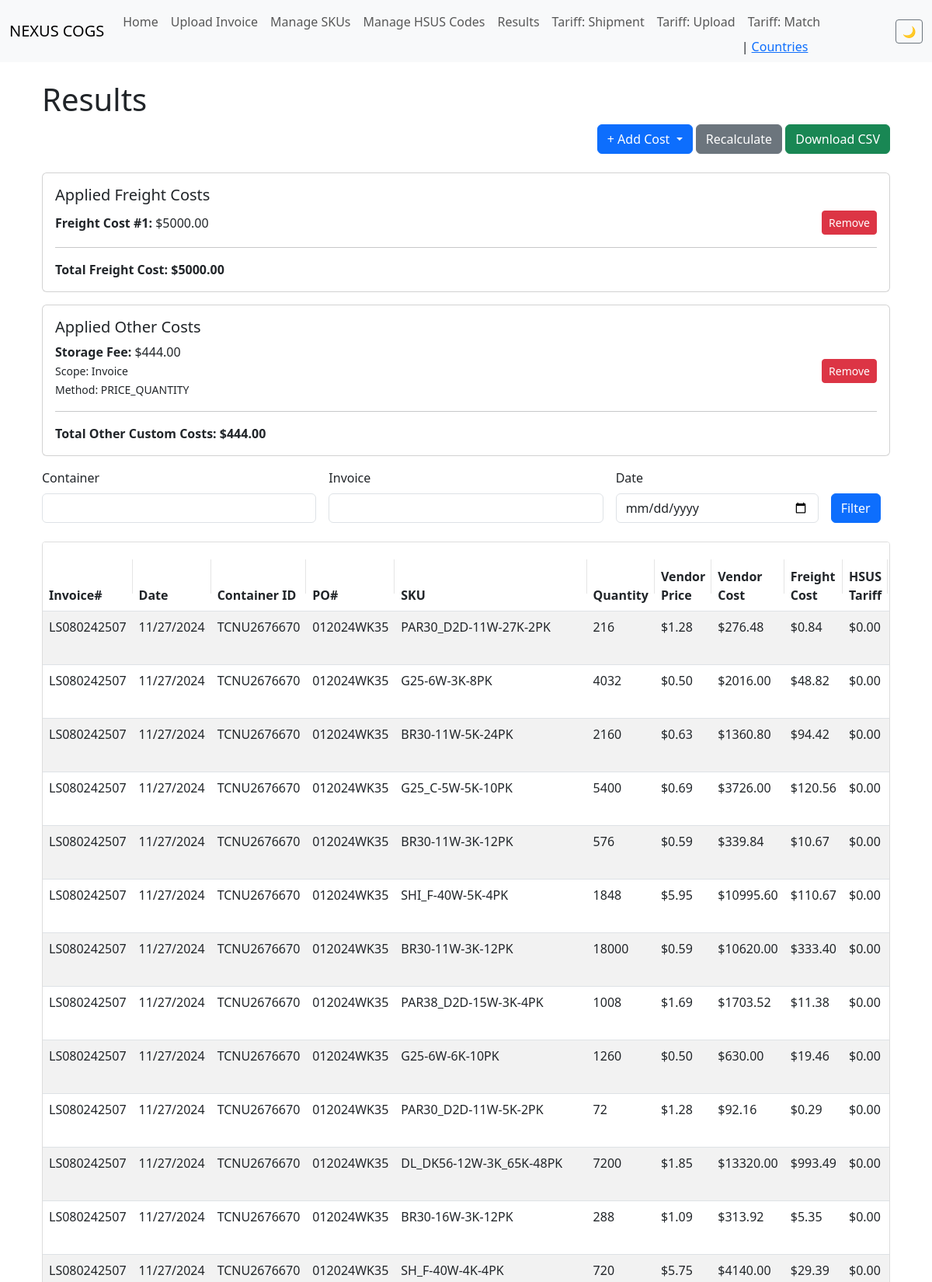
The page /legacy/results/ (signed in, upper part) on the database its author committed.
### cogs/models.py (models this page shows, shortened)
class CostPool(models.Model):
    class Scope(models.TextChoices):
        INVOICE = 'INVOICE', 'Invoice'
        CONTAINER = 'CONTAINER', 'Container'
    class Method(models.TextChoices):
        PRICE = 'PRICE', 'Price'
        VOLUME = 'VOLUME', 'Volume'
        QUANTITY = 'QUANTITY', 'Quantity'
    name = models.CharField(max_length=255)
    scope = models.CharField(max_length=10, choices=Scope.choices)
    method = models.CharField(max_length=10, choices=Method.choices)
    amount_total = models.DecimalField(max_digits=10, decimal_places=2)
    container = models.ForeignKey(Container, on_delete=models.CASCADE, blank=True, null=True)
    invoice = models.ForeignKey(Invoice, on_delete=models.CASCADE, blank=True, null=True)
    auto_compute = models.BooleanField(default=False, help_text="True for system pools like HSUS tariff")

class InvoiceLine(models.Model):
    invoice = models.ForeignKey(Invoice, on_delete=models.CASCADE, related_name='lines')
    sku = models.ForeignKey(SKU, on_delete=models.PROTECT)
    quantity = models.IntegerField()
    price_vendor = models.DecimalField(max_digits=10, decimal_places=2, help_text="Price per unit")
    total_vendor = models.DecimalField(max_digits=10, decimal_places=2, help_text="Denormalized from CSV for validation")
    unit_volume_cc = models.FloatField(help_text="Volume per unit in cubic centimeters")

class Invoice(models.Model):
    invoice_number = models.CharField(max_length=100)
    invoice_date = models.DateField()
    container = models.ForeignKey(Container, on_delete=models.SET_NULL, blank=True, null=True)
    po_number = models.CharField(max_length=100)
    currency = models.CharField(max_length=3, default="USD")
    apply_db_hsus_rate = models.BooleanField(default=True, help_text="If False, manual HSUS rate will be used for this invoice.")
    manual_hsus_rate_pct = models.DecimalField(max_digits=5, decimal_places=2, blank=True, null=True, help_text="Manual HSUS rate for this invoice (e.g. 3.5 for 3.5%). Used if 'Apply DB HSUS Rate' is False.")

class Container(models.Model):
    container_id = models.CharField(max_length=100, unique=True)
    notes = models.TextField(blank=True, null=True)

class SKU(models.Model):
    sku = models.CharField(max_length=100, unique=True)
    name = models.CharField(max_length=255, blank=True, null=True)
    hsus_code = models.ForeignKey(HSUSCode, on_delete=models.SET_NULL, blank=True, null=True)
    hsus_rate_pct = models.DecimalField(max_digits=5, decimal_places=2, blank=True, null=True, help_text="Overrides HSUSCode rate if present")

class AllocatedCost(models.Model):
    cost_pool = models.ForeignKey(CostPool, on_delete=models.CASCADE)
    invoice_line = models.ForeignKey(InvoiceLine, on_delete=models.CASCADE)
    amount_allocated = models.DecimalField(max_digits=10, decimal_places=2)

### cogs/views.py (the view)
# urls.py: path('results/', views.results, name='results'),
@login_required
def results(request):
    lines = InvoiceLine.objects.all().select_related('invoice', 'sku').prefetch_related('allocatedcost_set__cost_pool')
    container_filter = request.GET.get('container')
    invoice_filter = request.GET.get('invoice')
    date_filter = request.GET.get('date')
    if container_filter:
        lines = lines.filter(invoice__container__container_id=container_filter)
    if invoice_filter:
        lines = lines.filter(invoice__invoice_number=invoice_filter)
    if date_filter:
        lines = lines.filter(invoice__invoice_date=date_filter)
    other_cost_pool_names = CostPool.objects.exclude(name__in=['Freight Cost', 'HSUS Tariff']).values_list('name', flat=True).distinct()
    results_data = []
    for line in lines:
        vendor_cost = line.price_vendor * line.quantity
        freight_cost = line.allocatedcost_set.filter(cost_pool__name='Freight Cost').first()
        freight_cost_amount = freight_cost.amount_allocated if freight_cost else 0
        hsus_tariff = line.allocatedcost_set.filter(cost_pool__name='HSUS Tariff').first()
        hsus_tariff_amount = hsus_tariff.amount_allocated if hsus_tariff else 0
        other_cost_allocations = {}
        current_line_other_costs_total = Decimal(0)
        for allocated_cost in line.allocatedcost_set.all():
            if allocated_cost.cost_pool.name not in ['Freight Cost', 'HSUS Tariff']:
                other_cost_allocations[allocated_cost.cost_pool.name] = allocated_cost.amount_allocated
                current_line_other_costs_total += allocated_cost.amount_allocated
        total_cost = vendor_cost + freight_cost_amount + hsus_tariff_amount + current_line_other_costs_total
        unit_total_cost = (total_cost / line.quantity).quantize(Decimal('0.01')) if line.quantity > 0 else Decimal(0)
        results_data.append({
            'line': line,
            'vendor_cost': vendor_cost,
            'freight_cost': freight_cost_amount,
            'hsus_tariff': hsus_tariff_amount,
            'other_cost_allocations': other_cost_allocations, # New: detailed other costs
            'total_cost': total_cost,
            'unit_total_cost': unit_total_cost,
        })
    freight_costs = CostPool.objects.filter(name='Freight Cost')
    total_freight_cost = sum(cost.amount_total for cost in freight_costs)
    other_custom_costs = CostPool.objects.exclude(name__in=['Freight Cost', 'HSUS Tariff'])
    total_other_custom_costs = sum(cost.amount_total for cost in other_custom_costs)
    return render(request, 'results.html', {
        'results_data': results_data,
        'freight_costs': freight_costs,
        'total_freight_cost': total_freight_cost,
        'other_custom_costs': other_custom_costs, # Keep for the summary card
        'total_other_custom_costs': total_other_custom_costs, # Keep for the summary card
        'other_cost_pool_names': other_cost_pool_names, # New: for dynamic columns
    })

### cogs/templatetags/cogs_extras.py (called while the page is built)
@register.filter
def get_item(dictionary, key):
    return dictionary.get(key)

### templates/results.html (shortened to what this page needs)
{% extends 'base.html' %}
{% load cogs_extras %}
{% block content %}
<div class="container-fluid">
    <h1>Results</h1>
    <div class="d-flex justify-content-between align-items-center mb-4">
    <div>
<div class="dropdown" style="display: inline-block;">
    <button class="btn btn-primary dropdown-toggle" type="button" id="addCostDropdown" data-bs-toggle="dropdown" aria-expanded="false">
        + Add Cost
    </button>
</div>
        <a href="{% url 'recalculate_costs' %}" class="btn btn-secondary">Recalculate</a>
        <a href="#" class="btn btn-success">Download CSV</a>
    </div>
</div>
{% if freight_costs %}
<div class="card mb-3">
    <div class="card-body">
        <h5 class="card-title">Applied Freight Costs</h5>
        {% for cost in freight_costs %}
        <div class="d-flex justify-content-between align-items-center mb-2">
            <div>
                <strong>Freight Cost #{{ forloop.counter }}:</strong> ${{ cost.amount_total|floatformat:2 }}
            </div>
            <form method="post" action="/delete-cost-pool/{{ cost.id }}/" style="display:inline;">
                <button type="submit" class="btn btn-sm btn-danger" onclick="return confirm('Delete this freight cost?')">Remove</button>
            </form>
        </div>
        {% endfor %}
        <hr>
        <strong>Total Freight Cost: ${{ total_freight_cost|floatformat:2 }}</strong>
    </div>
</div>
{% endif %}
{% if other_custom_costs %}
<div class="card mb-3">
    <div class="card-body">
        <h5 class="card-title">Applied Other Costs</h5>
        {% for cost in other_custom_costs %}
        <div class="d-flex justify-content-between align-items-center mb-2">
            <div>
                <strong>{{ cost.name }}:</strong> ${{ cost.amount_total|floatformat:2 }}
                <br><small>Scope: {{ cost.get_scope_display }}</small>
                <br><small>Method: {{ cost.get_method_display }}</small>
            </div>
            <form method="post" action="/delete-cost-pool/{{ cost.id }}/" style="display:inline;">
                <button type="submit" class="btn btn-sm btn-danger" onclick="return confirm('Delete this custom cost?')">Remove</button>
            </form>
        </div>
        {% endfor %}
        <hr>
        <strong>Total Other Custom Costs: ${{ total_other_custom_costs|floatformat:2 }}</strong>
    </div>
</div>
{% endif %}
<form method="get" class="row g-3 mb-4">
    <div class="col-md-4">
        <label for="container" class="form-label">Container</label>
        <input type="text" class="form-control" name="container" id="container" value="{{ request.GET.container }}">
    </div>
    <div class="col-md-4">
        <label for="invoice" class="form-label">Invoice</label>
        <input type="text" class="form-control" name="invoice" id="invoice" value="{{ request.GET.invoice }}">
    </div>
    <div class="col-md-3">
        <label for="date" class="form-label">Date</label>
        <input type="date" class="form-control" name="date" id="date" value="{{ request.GET.date }}">
    </div>
    <div class="col-md-1 d-flex align-items-end">
        <button class="btn btn-primary" type="submit">Filter</button>
    </div>
</form>
<div class="results-table-container">
    <table class="table table-striped table-hover results-table" id="resultsTable">
        <thead>
            <tr>
                <th class="nowrap">Invoice#<div class="resizer"></div></th>
                <th class="date-column">Date<div class="resizer"></div></th>
                <th class="nowrap">Container ID<div class="resizer"></div></th>
                <th class="nowrap">PO#<div class="resizer"></div></th>
                <th class="sku-column">SKU<div class="resizer"></div></th>
                <th>Quantity<div class="resizer"></div></th>
                <th>Vendor Price<div class="resizer"></div></th>
                <th>Vendor Cost<div class="resizer"></div></th>
                <th>Freight Cost<div class="resizer"></div></th>
                <th>HSUS Tariff<div class="resizer"></div></th>
                {% for cost_name in other_cost_pool_names %}
                <th>{{ cost_name }}<div class="resizer"></div></th>
                {% endfor %}
            </tr>
        </thead>
        <tbody>
            {% for result in results_data %}
            <tr>
                <td class="nowrap">{{ result.line.invoice.invoice_number }}</td>
                <td class="date-column">{{ result.line.invoice.invoice_date|date:"m/d/Y" }}</td>
                <td class="nowrap">{{ result.line.invoice.container.container_id }}</td>
                <td class="nowrap">{{ result.line.invoice.po_number }}</td>
                <td class="sku-column" title="{{ result.line.sku.sku }}">{{ result.line.sku.sku }}</td>
                <td>{{ result.line.quantity }}</td>
                <td>${{ result.line.price_vendor|floatformat:2 }}</td>
                <td>${{ result.vendor_cost|floatformat:2 }}</td>
                <td>${{ result.freight_cost|floatformat:2 }}</td>
                <td>${{ result.hsus_tariff|floatformat:2 }}</td>
                {% for cost_name in other_cost_pool_names %}
                <td>${{ result.other_cost_allocations|get_item:cost_name|floatformat:2 }}</td>
                {% endfor %}
            </tr>
            {% endfor %}
        </tbody>
    </table>
</div>
</div>
{% endblock %}

### templates/base.html (style rules this page uses)
* { transition: background-color 0.3s ease, color 0.3s ease, border-color 0.3s ease; }
.results-table-container { width: 100%; overflow: auto; max-height: 75vh; border: 1px solid #ddd; border-radius: 4px; }
.results-table { width: 100%; }
.results-table thead th { position: sticky; top: 0; z-index: 10; background: white; }
.results-table td.nowrap, .results-table th.nowrap { white-space: nowrap; overflow: hidden; text-overflow: ellipsis; }
.sku-column { min-width: 150px; max-width: 250px; white-space: nowrap; overflow: hidden; text-overflow: ellipsis; }
.date-column { white-space: nowrap; min-width: 100px; }
.results-table th { position: relative; border-right: none !important; }

### rows shown on the page
CostPool: amount_total "5000.00"
CostPool: name "Storage Fee", amount_total "444.00", scope "Invoice", method "PRICE_QUANTITY"
InvoiceLine: line.invoice.invoice_number "LS080242507", line.invoice.invoice_date "11/27/2024", line.invoice.container.container_id "TCNU2676670", line.invoice.po_number "012024WK35", line.sku.sku "PAR30_D2D-11W-27K-2PK", line.quantity "216", line.price_vendor "1.28", vendor_cost "276.48", freight_cost "0.84", hsus_tariff "0.00"
InvoiceLine: line.invoice.invoice_number "LS080242507", line.invoice.invoice_date "11/27/2024", line.invoice.container.container_id "TCNU2676670", line.invoice.po_number "012024WK35", line.sku.sku "G25-6W-3K-8PK", line.quantity "4032", line.price_vendor "0.50", vendor_cost "2016.00", freight_cost "48.82", hsus_tariff "0.00"
InvoiceLine: line.invoice.invoice_number "LS080242507", line.invoice.invoice_date "11/27/2024", line.invoice.container.container_id "TCNU2676670", line.invoice.po_number "012024WK35", line.sku.sku "BR30-11W-5K-24PK", line.quantity "2160", line.price_vendor "0.63", vendor_cost "1360.80", freight_cost "94.42", hsus_tariff "0.00"
InvoiceLine: line.invoice.invoice_number "LS080242507", line.invoice.invoice_date "11/27/2024", line.invoice.container.container_id "TCNU2676670", line.invoice.po_number "012024WK35", line.sku.sku "G25_C-5W-5K-10PK", line.quantity "5400", line.price_vendor "0.69", vendor_cost "3726.00", freight_cost "120.56", hsus_tariff "0.00"
InvoiceLine: line.invoice.invoice_number "LS080242507", line.invoice.invoice_date "11/27/2024", line.invoice.container.container_id "TCNU2676670", line.invoice.po_number "012024WK35", line.sku.sku "BR30-11W-3K-12PK", line.quantity "576", line.price_vendor "0.59", vendor_cost "339.84", freight_cost "10.67", hsus_tariff "0.00"
InvoiceLine: line.invoice.invoice_number "LS080242507", line.invoice.invoice_date "11/27/2024", line.invoice.container.container_id "TCNU2676670", line.invoice.po_number "012024WK35", line.sku.sku "SHI_F-40W-5K-4PK", line.quantity "1848", line.price_vendor "5.95", vendor_cost "10995.60", freight_cost "110.67", hsus_tariff "0.00"
InvoiceLine: line.invoice.invoice_number "LS080242507", line.invoice.invoice_date "11/27/2024", line.invoice.container.container_id "TCNU2676670", line.invoice.po_number "012024WK35", line.sku.sku "BR30-11W-3K-12PK", line.quantity "18000", line.price_vendor "0.59", vendor_cost "10620.00", freight_cost "333.40", hsus_tariff "0.00"
InvoiceLine: line.invoice.invoice_number "LS080242507", line.invoice.invoice_date "11/27/2024", line.invoice.container.container_id "TCNU2676670", line.invoice.po_number "012024WK35", line.sku.sku "PAR38_D2D-15W-3K-4PK", line.quantity "1008", line.price_vendor "1.69", vendor_cost "1703.52", freight_cost "11.38", hsus_tariff "0.00"
InvoiceLine: line.invoice.invoice_number "LS080242507", line.invoice.invoice_date "11/27/2024", line.invoice.container.container_id "TCNU2676670", line.invoice.po_number "012024WK35", line.sku.sku "G25-6W-6K-10PK", line.quantity "1260", line.price_vendor "0.50", vendor_cost "630.00", freight_cost "19.46", hsus_tariff "0.00"
InvoiceLine: line.invoice.invoice_number "LS080242507", line.invoice.invoice_date "11/27/2024", line.invoice.container.container_id "TCNU2676670", line.invoice.po_number "012024WK35", line.sku.sku "PAR30_D2D-11W-5K-2PK", line.quantity "72", line.price_vendor "1.28", vendor_cost "92.16", freight_cost "0.29", hsus_tariff "0.00"
InvoiceLine: line.invoice.invoice_number "LS080242507", line.invoice.invoice_date "11/27/2024", line.invoice.container.container_id "TCNU2676670", line.invoice.po_number "012024WK35", line.sku.sku "DL_DK56-12W-3K_65K-48PK", line.quantity "7200", line.price_vendor "1.85", vendor_cost "13320.00", freight_cost "993.49", hsus_tariff "0.00"
InvoiceLine: line.invoice.invoice_number "LS080242507", line.invoice.invoice_date "11/27/2024", line.invoice.container.container_id "TCNU2676670", line.invoice.po_number "012024WK35", line.sku.sku "BR30-16W-3K-12PK", line.quantity "288", line.price_vendor "1.09", vendor_cost "313.92", freight_cost "5.35", hsus_tariff "0.00"
InvoiceLine: line.invoice.invoice_number "LS080242507", line.invoice.invoice_date "11/27/2024", line.invoice.container.container_id "TCNU2676670", line.invoice.po_number "012024WK35", line.sku.sku "SH_F-40W-4K-4PK", line.quantity "720", line.price_vendor "5.75", vendor_cost "4140.00", freight_cost "29.39", hsus_tariff "0.00"

### other values the page prints
{{ total_freight_cost|floatformat:2 }} "5000.00"
{{ total_other_custom_costs|floatformat:2 }} "444.00"
